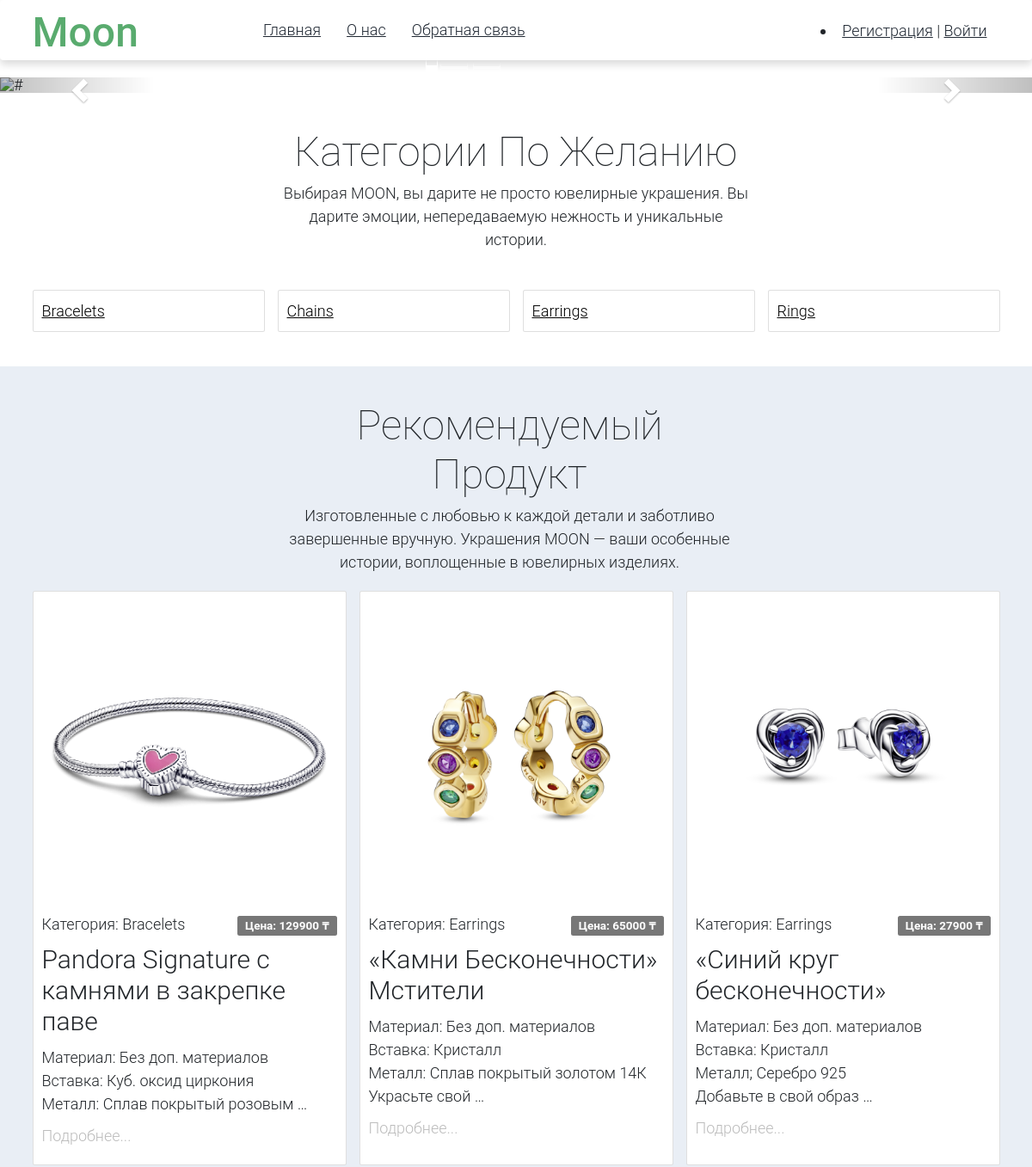
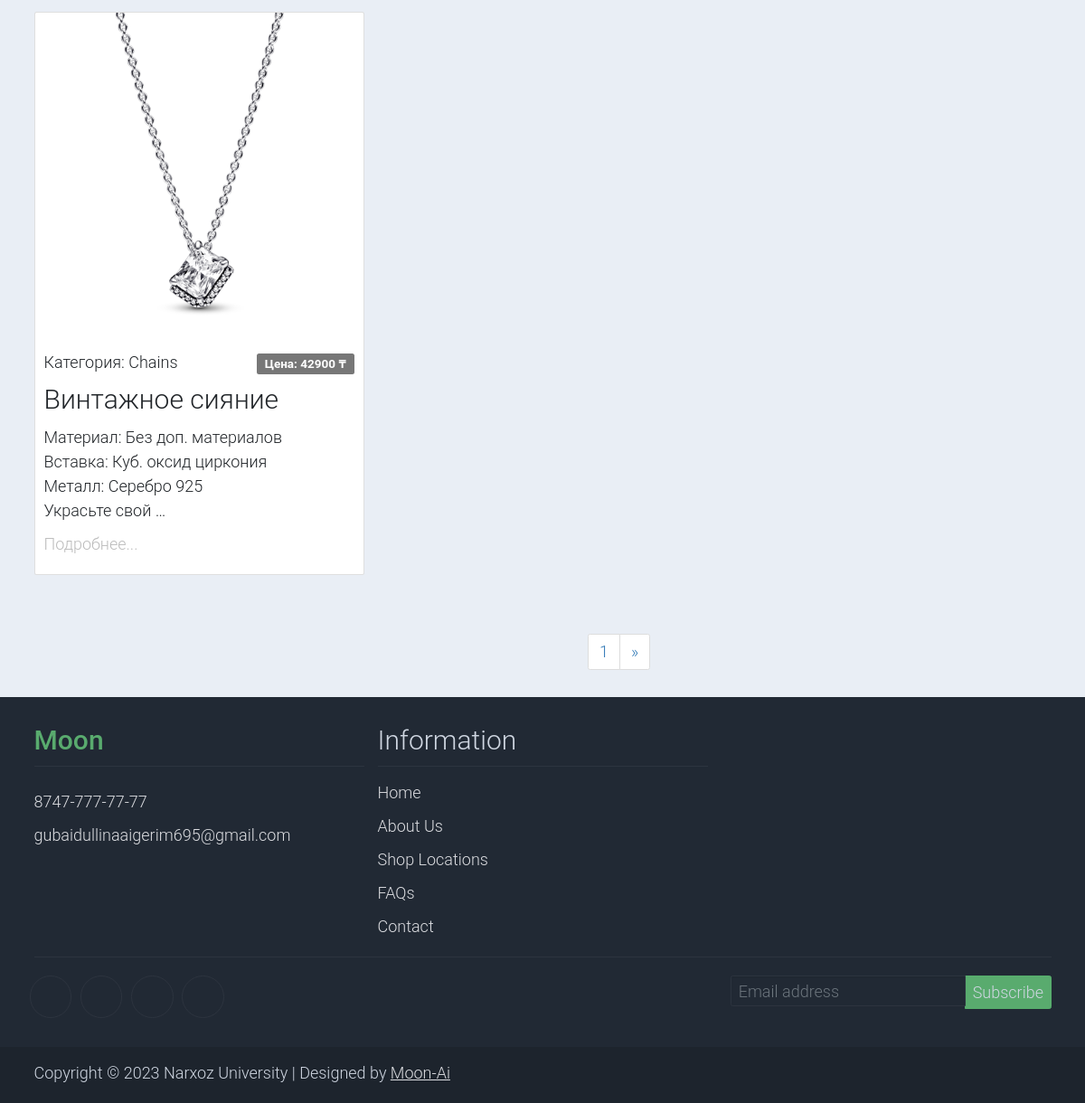
The page / on the database its author committed (2 pictures, top to bottom).
### aigerim/models.py (models this page shows, shortened)
class Category(models.Model):
    name = models.CharField(max_length=100, db_index=True, verbose_name = 'Категория')
    slug = models.SlugField(max_length=255, unique=True, db_index=True, verbose_name="URL")
    def __str__(self):
        return self.name
    def get_absolute_url(self):
        return reverse('category', kwargs={'cat_slug': self.slug})
    class Meta:
        verbose_name = 'Категория'
        verbose_name_plural = 'Категории'
        ordering = ['id']

class Aigerim(models.Model):
    title = models.CharField(max_length=255, verbose_name="Заголовок")
    slug = models.SlugField(max_length=255, unique=True, db_index=True, verbose_name="URL")
    content = models.TextField(blank=True, verbose_name="Текст поста")
    photo = models.ImageField(upload_to="photos/%Y/%m/%d/", verbose_name="ФОто")
    price = models.BigIntegerField(default=1000, verbose_name="Цена")
    is_published = models.BooleanField(default=True, verbose_name="Публикация")
    cat = models.ForeignKey('Category', on_delete=models.PROTECT, null=True, verbose_name="Категория")
    user = models.ForeignKey(User, verbose_name="Пользователь", on_delete=models.CASCADE)
    def get_absolute_url(self):
        return reverse('post', kwargs={'post_slug': self.slug})
    class Meta:
        verbose_name = 'Известные Пандоры'
        verbose_name_plural = 'Известные Пандоры'
        ordering = ['title']

### aigerim/views.py (the view)
# urls.py: path('', AigerimHome.as_view(), name='home'),
class AigerimHome(DataMixin, ListView):
    model = Aigerim
    template_name = 'aigerim/index.html'
    context_object_name = 'posts'
    def get_context_data(self, *, object_list=None, **kwargs):
        context = super().get_context_data(**kwargs)
        c_def = self.get_user_context(title='Главная страница')
        return dict(list(context.items()) + list(c_def.items()))
    def get_queryset(self):
        return Aigerim.objects.filter(is_published=True).select_related('cat')

### aigerim/utils.py (called while the page is built)
    def get_user_context(self, **kwargs):
        context = kwargs
        cats = Category.objects.annotate(Count('aigerim'))
        user_menu = menu.copy()
        if not self.request.user.is_authenticated:
            user_menu.pop(1)
        context['menu'] = user_menu
        context['cats'] = cats
        if 'cat_selected' not in context:
            context['cat_selected'] = 0
        return context

### aigerim/templates/aigerim/index.html
{% extends 'aigerim/base.html' %}
{% block content %}
<div class="row text-center py-3">
                <div class="col-lg-6 m-auto">
                    <h1 class="h1">Рекомендуемый Продукт</h1>
                    <p>
                        Изготовленные с любовью к каждой детали и заботливо завершенные вручную.
                        Украшения MOON — ваши особенные истории, воплощенные в ювелирных  изделиях.
                    </p>
                </div>
            </div>
            {% for p in posts %}
                <div class="col-12 col-md-4 mb-4">
                    <div class="card h-100">
                        <a href="{{ p.get_absolute_url }}">
                            <img src="{{p.photo.url}}" class="card-img-top" alt="...">
                        </a>
                        <div class="card-body">
                            <ul class="list-unstyled d-flex justify-content-between">
                                <li>
                                    Категория: {{p.cat}}
                                </li>
                                <li class="text-muted text-right"><span class="badge badge-light">Цена: {{p.price}} ₸</span></li>
                            </ul>
                            <a href="shop-single.html" class="h2 text-decoration-none text-dark">{{p.title}}</a>
                            <p class="card-text">
                                {% autoescape on %}
			                        {{p.content|linebreaks|truncatewords:10}}
		                        {% endautoescape %}
                            </p>
                            <p class="text-muted">Подробнее...</p>
                        </div>
                    </div>
                </div>
{%endfor%}
{% endblock %}

### aigerim/templates/aigerim/base.html (shortened to what this page needs)
{% load static %}
{% load aigerim_tags %}
<!DOCTYPE html>
<html>
<head>
	<link type="text/css" href="{% static 'aigerim/css/styles.css' %}" rel="stylesheet" />
	<link rel="stylesheet" href="https://maxcdn.bootstrapcdn.com/bootstrap/3.4.1/css/bootstrap.min.css">
    <link rel="stylesheet" href="{% static 'aigerim/css/bootstrap.min.css' %}">
    <link rel="stylesheet" href="{% static 'aigerim/css/templatemo.css' %}">
    <link rel="stylesheet" href="{% static 'aigerim/css/custom.css' %}">
</head>
<body>
    <nav class="navbar navbar-expand-lg navbar-light shadow">
        <div class="container d-flex justify-content-between align-items-center">
            <a class="navbar-brand text-success logo h1 align-self-center" href="aigerim.index.html" style="padding-bottom: 50px;margin-right:100px"   >
                Moon
            </a>
            <div class="align-self-center collapse navbar-collapse flex-fill  d-lg-flex justify-content-lg-between" id="templatemo_main_nav">
                <div class="flex-fill">
                    <ul class="nav navbar-nav d-flex justify-content-between mx-lg-auto">
                        <li class="nav-item"><a href="{% url 'home' %}">Главная</a></li>
						{% for a in menu %}
							<li class="nav-item"><a href="{% url a.url_name %}">{{a.title}}</a></li>
						{% endfor %}
                    </ul>
                </div>
                        {% if request.user.is_authenticated %}
                            <a class="btn btn-link">{{user.username}}</a> | <a href="{% url 'logout' %}">Выйти</a>
						{% else %}
						    <li class="nav-item right"><a href="{% url 'register' %}">Регистрация</a> | <a href="{% url 'login' %}">Войти</a></li>
						{% endif %}
            </div>
        </div>
    </nav>
    <td valign="top" class="content">
						<div id="myCarousel" class="carousel slide" data-ride="carousel">
						  <ol class="carousel-indicators">
							<li data-target="#myCarousel" data-slide-to="0" class="active"></li>
							<li data-target="#myCarousel" data-slide-to="1"></li>
							<li data-target="#myCarousel" data-slide-to="2"></li>
						  </ol>
						  <div class="carousel-inner">
							<div class="item active">
							  <img src="https://pandora.kz/upload/iblock/48b/yed5sr6575a99qx9rsp4jh1bthhl8j87.jpg"  alt="#">
							</div>
						  </div>
						  <a class="left carousel-control" href="#myCarousel" data-slide="prev">
							<span class="glyphicon glyphicon-chevron-left"></span>
						  </a>
						  <a class="right carousel-control" href="#myCarousel" data-slide="next">
							<span class="glyphicon glyphicon-chevron-right"></span>
						  </a>
						</div>
    <section class="container py-5">
        <div class="row text-center pt-3">
            <div class="col-lg-6 m-auto">
                <h1 class="h1">Категории По Желанию</h1>
                <p>
                    Выбирая MOON, вы дарите не просто ювелирные украшения.
                    Вы дарите эмоции, непередаваемую нежность и уникальные истории.
                </p>
            </div>
        </div>
		<div class="row row-cols-1 row-cols-md-4 g-4 " style="margin-top: 20px; margin-bottom: 10px">
			{% for c in cats %}
              <div class="col">
                  <a href="{{ c.get_absolute_url }}" style="color:black">
                <div class="card">
                  <div class="card-body ">
                    <p class="card-text">{{c.name}}</p>
                  </div>
                </div>
                  </a>
              </div>
			{% endfor %}
        </div>
    </section>
    <section class="bg-light">
        <div class="container py-5">
            <div class="row">
                {% block content %}
                {% endblock%}
            </div>
        </div>
		<div class="content-text center" style="margin-left: 650px;">
							{% if page_obj.has_other_pages %}
							<nav aria-label="Page navigation example" style="padding-bottom: 10px">
								<ul class="pagination">
									{% for p in paginator.page_range %}
										{% if page_obj.number == p %}
											<li class="page-item"><a class="page-link" href="?page={{p}}">{{p}}</a></li>
										{% endif %}
									{% endfor %}
									{% if page_obj.has_next %}
										<li class="page-item">
											<a class="page-link" href="?page={{page_obj.next_page_number}}" aria-label="Next">
												<span aria-hidden="true">&raquo;</span>
											</a>
										</li>
									{% endif %}
								</ul>
							</nav>
							{% endif %}
						</div>
    </section>
				<tr>
				<td valign=top>
				<footer class="bg-dark" id="tempaltemo_footer">
                <div class="container">
                    <div class="row">
                        <div class="col-md-4 pt-5">
                            <h2 class="h2 text-success border-bottom pb-3 border-light logo">Moon</h2>
                            <ul class="list-unstyled text-light footer-link-list">
                                <li>
                                </li>
                                <li>
                                    <a class="text-decoration-none" href="tel:8776">8747-777-77-77</a>
                                </li>
                                <li>
                                    <a class="text-decoration-none" href="mailto:gubaidullinaaigerim695@gmail.com">gubaidullinaaigerim695@gmail.com</a>
                                </li>
                            </ul>
                        </div>
                        <div class="col-md-4 pt-5">
                            <h2 class="h2 text-light border-bottom pb-3 border-light">Information</h2>
                            <ul class="list-unstyled text-light footer-link-list">
                                <li><a class="text-decoration-none" href="http://127.0.0.1:8000/">Home</a></li>
                                <li><a class="text-decoration-none" href="http://127.0.0.1:8000/about/">About Us</a></li>
                                <li><a class="text-decoration-none" href="https://2gis.kz/almaty/geo/70000001022543060">Shop Locations</a></li>
                                <li><a class="text-decoration-none" href="#">FAQs</a></li>
                                <li><a class="text-decoration-none" href="http://127.0.0.1:8000/contact/">Contact</a></li>
                            </ul>
                        </div>
                    </div>
                    <div class="row text-light mb-4">
                        <div class="col-12 mb-3">
                            <div class="w-100 my-3 border-top border-light"></div>
                        </div>
                        <div class="col-auto me-auto">
                            <ul class="list-inline text-left footer-icons">
                                <li class="list-inline-item border border-light rounded-circle text-center">
                                </li>
                                <li class="list-inline-item border border-light rounded-circle text-center">
                                </li>
                                <li class="list-inline-item border border-light rounded-circle text-center">
                                </li>
                                <li class="list-inline-item border border-light rounded-circle text-center">
                                </li>
                            </ul>
                        </div>
                        <div class="col-auto">
                            <div class="input-group mb-2">
                                <input type="text" class="form-control bg-dark border-light" id="subscribeEmail" placeholder="Email address">
                                <div class="input-group-text btn-success text-light">Subscribe</div>
                            </div>
                        </div>
                    </div>
                </div>
                <div class="w-100 bg-black py-3">
                    <div class="container">
                        <div class="row pt-2">
                            <div class="col-12">
                                <p class="text-left text-light">
                                    Copyright &copy; 2023 Narxoz University
                                    | Designed by <a rel="sponsored" href="#" target="_blank">Moon-Ai</a>
                                </p>
                            </div>
                        </div>
                    </div>
                </div>
				</footer>
		    </td>
		</tr>
</body>
</html>

### aigerim/static/aigerim/css/templatemo.css (style rules this page uses)
body, ul, li, p, a, label, input, div { font-family: 'Roboto', sans-serif; font-size: 18px !important; font-weight: 300 !important; }
.h1 { font-family: 'Roboto', sans-serif; font-size: 48px !important; font-weight: 200 !important; }
.h2 { font-family: 'Roboto', sans-serif; font-size: 30px !important; font-weight: 300; }
.logo { font-weight: 500 !important; }
.text-muted { color: #bcbcbc !important; }
.text-success { color: #59ab6e !important; }
.text-light { color: #cfd6e1 !important; }
.bg-dark { background-color: #212934 !important; }
.bg-light { background-color: #e9eef5 !important; }
.bg-black { background-color: #1d242d !important; }
.btn-success { background-color: #59ab6e !important; border-color: #56ae6c !important; }
#templatemo_main_nav a { color: #212934; }
.form-control { border: 1px solid #e8e8e8; }
#tempaltemo_footer a { color: #dcdde1; }
#tempaltemo_footer ul.footer-link-list li { padding-top: 10px; }
#tempaltemo_footer ul.footer-icons li { width: 2.6em; height: 2.6em; line-height: 2.6em; }
#tempaltemo_footer .border-light { border-color: #2d343f !important; }
@media (min-width: 768px) { #templatemo_main_nav .navbar-nav { max-width: 450px; } }
@media (min-width: 992px) { #templatemo_main_nav .navbar-nav { max-width: 550px; } }

### rows shown on the page
Category: name "Bracelets"
Category: name "Chains"
Category: name "Earrings"
Category: name "Rings"
Aigerim: photo (picture), cat "Bracelets", price "129900", title "Pandora Signature с камнями в закрепке паве", content "Материал: Без доп. материалов Вставка: Куб. оксид циркония Металл: Сплав покрытый розовым …"
Aigerim: photo (picture), cat "Earrings", price "65000", title "«Камни Бесконечности» Мстители", content "Материал: Без доп. материалов Вставка: Кристалл Металл: Сплав покрытый золотом 14К Украсьте свой …"
Aigerim: photo (picture), cat "Earrings", price "27900", title "«Синий круг бесконечности»", content "Материал: Без доп. материалов Вставка: Кристалл Металл; Серебро 925 Добавьте в свой образ …"
Aigerim: photo (picture), cat "Chains", price "42900", title "Винтажное сияние", content "Материал: Без доп. материалов Вставка: Куб. оксид циркония Металл: Серебро 925 Украсьте свой …"

### other values the page prints
{{ a.title }} "О нас" "Обратная связь"
{{ p }} "1"
